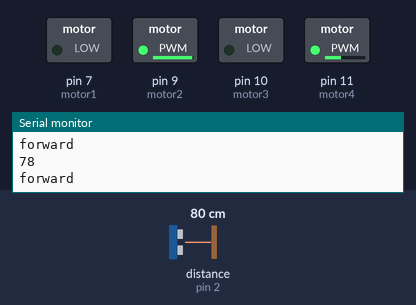
The sketch below on a simulated Arduino Uno, built with avr-gcc and run on an emulated ATmega328P. On the bench: switched loads named in the sketch (green lamp = pin HIGH), the last lines printed to the serial monitor. Wiring (inferred from the names in the program): ultrasonic range finder: trigger pin 3; echo pin 2. The inputs (shaded band) are chosen by the test bench; at power-on: distance to the obstacle (sensor on pin 2) 80 cm. The echo pulse lasts 58.3 µs per cm; pins used as bus, display or sensor lines are not drawn.

Above: at 1.2 s.
1.3 s: distance to the obstacle (sensor on pin 2) set to 2 cm
At 1.7 s:
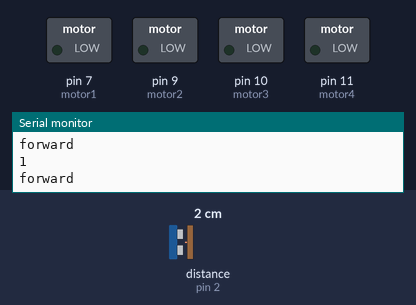
3.8 s: distance to the obstacle (sensor on pin 2) set to 14 cm
At 5.1 s:
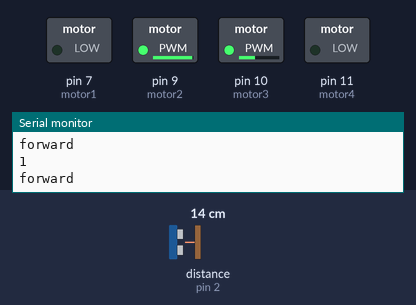
6.8 s: distance to the obstacle (sensor on pin 2) set to 19 cm
8.3 s: distance to the obstacle (sensor on pin 2) set to 4 cm
At 11.8 s:
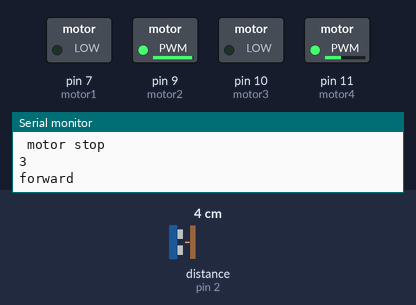
Timing chart, 0 to 12.3 s (numbered marks = the images above; inputs shaded):
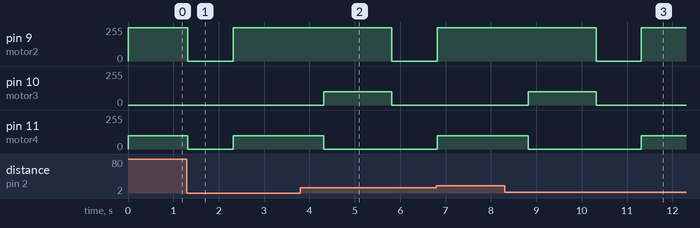

The sketch:

obstacle_avoidance.ino
```cpp
int motor1 = 7; // define
int motor2 = 9;
int motor3 = 10;
int motor4 = 11;
#define echoPin 2
#define trigPin 3
long duration;
int distance;
// int BT_input;
void setup() {
	 Serial.begin(9600);
      pinMode(motor1, OUTPUT);  // motor1 is output
      pinMode(motor2, OUTPUT);
      pinMode(motor3, OUTPUT);
      pinMode(motor4, OUTPUT);
      pinMode(trigPin,OUTPUT);
      pinMode(echoPin,INPUT);
}

  void forward(){
  analogWrite(motor1, 0);
  analogWrite(motor2, 250);
  analogWrite(motor3, 0);
  analogWrite(motor4, 100); // Forward
  Serial.println("forward");
  }

  void backward(){
  analogWrite(motor2, 250);
  analogWrite(motor1, 0);
  analogWrite(motor4, 100);
  analogWrite(motor3, 0); // backward
  }

  void left(){
  analogWrite(motor1, 0);
  analogWrite(motor2, 250);
  analogWrite(motor3, 100);
  analogWrite(motor4, 0); // left

  }

  void right(){
  analogWrite(motor1, 250);
  analogWrite(motor2, 0);
  analogWrite(motor3, 0);
  analogWrite(motor4, 100); // right

  }
 void stop1(){
  digitalWrite(motor1, LOW);
  digitalWrite(motor2, LOW);
  digitalWrite(motor3, LOW);
  digitalWrite(motor4, LOW); // stop
  }
void loop() {

  digitalWrite(trigPin,LOW);
  delayMicroseconds(2);
  digitalWrite(trigPin,HIGH);
  delayMicroseconds(10);
  digitalWrite(trigPin,LOW);
  duration=pulseIn(echoPin,HIGH);
  distance=(duration*0.034/2);
  Serial.println(distance);

forward();
  if (distance <= 15)
  {
    stop1();
    delay(1000);
    backward();
    delay(2000);
    left();
    delay(1500);
    forward();

    Serial.println(" motor stop");

  }
}
```

Measured:
- after the input at 1.3 s, pin 9 (motor2): 250/255 → 0/255 at once, → 250/255 1.0 s later; pin 11 (motor4): 100/255 → 0/255 at once, → 100/255 1.0 s later
- after the input at 8.3 s, pin 9 (motor2): 250/255 → 0/255 after 2.0 s, → 250/255 1.0 s later
